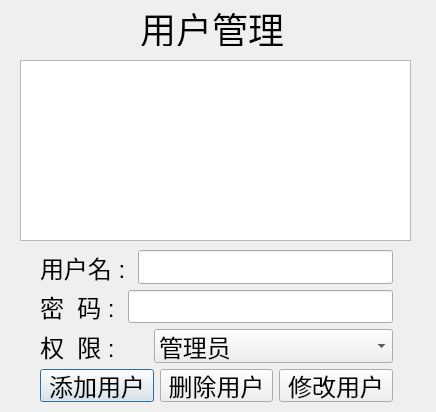
<?xml version="1.0" encoding="UTF-8"?>
<ui version="4.0">
 <class>userDialog</class>
 <widget class="QDialog" name="userDialog">
  <property name="geometry">
   <rect>
    <x>0</x>
    <y>0</y>
    <width>436</width>
    <height>412</height>
   </rect>
  </property>
  <property name="windowTitle">
   <string>Dialog</string>
  </property>
  <widget class="QTableView" name="tableView">
   <property name="geometry">
    <rect>
     <x>20</x>
     <y>60</y>
     <width>391</width>
     <height>181</height>
    </rect>
   </property>
  </widget>
  <widget class="QWidget" name="layoutWidget">
   <property name="geometry">
    <rect>
     <x>40</x>
     <y>250</y>
     <width>353</width>
     <height>152</height>
    </rect>
   </property>
   <layout class="QVBoxLayout" name="verticalLayout_2">
    <item>
     <layout class="QHBoxLayout" name="horizontalLayout_5">
      <item>
       <widget class="QLabel" name="label_5">
        <property name="font">
         <font>
          <pointsize>18</pointsize>
         </font>
        </property>
        <property name="text">
         <string>用户名 : </string>
        </property>
       </widget>
      </item>
      <item>
       <widget class="QLineEdit" name="lineEdit">
        <property name="font">
         <font>
          <pointsize>18</pointsize>
         </font>
        </property>
       </widget>
      </item>
     </layout>
    </item>
    <item>
     <layout class="QHBoxLayout" name="horizontalLayout_6">
      <item>
       <widget class="QLabel" name="label_6">
        <property name="font">
         <font>
          <pointsize>18</pointsize>
         </font>
        </property>
        <property name="text">
         <string>密  码 : </string>
        </property>
       </widget>
      </item>
      <item>
       <widget class="QLineEdit" name="lineEdit_2">
        <property name="font">
         <font>
          <pointsize>18</pointsize>
         </font>
        </property>
       </widget>
      </item>
     </layout>
    </item>
    <item>
     <layout class="QHBoxLayout" name="horizontalLayout">
      <item>
       <widget class="QLabel" name="label_7">
        <property name="maximumSize">
         <size>
          <width>108</width>
          <height>16777215</height>
         </size>
        </property>
        <property name="font">
         <font>
          <pointsize>18</pointsize>
         </font>
        </property>
        <property name="text">
         <string>权  限 : </string>
        </property>
       </widget>
      </item>
      <item>
       <widget class="QComboBox" name="comboBox">
        <property name="font">
         <font>
          <pointsize>18</pointsize>
         </font>
        </property>
        <item>
         <property name="text">
          <string>管理员</string>
         </property>
        </item>
        <item>
         <property name="text">
          <string>用户</string>
         </property>
        </item>
       </widget>
      </item>
     </layout>
    </item>
    <item>
     <layout class="QHBoxLayout" name="horizontalLayout_7">
      <item>
       <widget class="QPushButton" name="pushButton">
        <property name="font">
         <font>
          <pointsize>18</pointsize>
         </font>
        </property>
        <property name="text">
         <string>添加用户</string>
        </property>
       </widget>
      </item>
      <item>
       <widget class="QPushButton" name="pushButton_2">
        <property name="font">
         <font>
          <pointsize>18</pointsize>
         </font>
        </property>
        <property name="text">
         <string>删除用户</string>
        </property>
       </widget>
      </item>
      <item>
       <widget class="QPushButton" name="pushButton_3">
        <property name="font">
         <font>
          <pointsize>18</pointsize>
         </font>
        </property>
        <property name="text">
         <string>修改用户</string>
        </property>
       </widget>
      </item>
     </layout>
    </item>
   </layout>
  </widget>
  <widget class="QLabel" name="label">
   <property name="geometry">
    <rect>
     <x>140</x>
     <y>10</y>
     <width>144</width>
     <height>36</height>
    </rect>
   </property>
   <property name="font">
    <font>
     <pointsize>27</pointsize>
    </font>
   </property>
   <property name="text">
    <string>用户管理</string>
   </property>
  </widget>
 </widget>
 <resources/>
 <connections/>
</ui>
